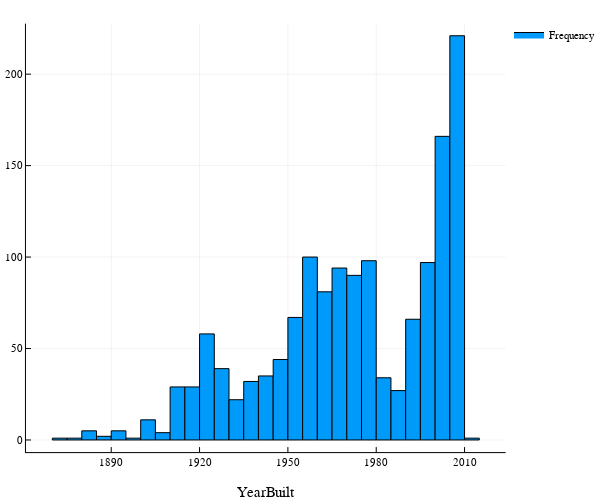

Notebook code for this chart:
### Code cell
Plots.histogram((housing_df[:YearBuilt]),bins=50,xlabel="YearBuilt",labels="Frequency")

### Figure 1 — Plotly figure (JSON) as saved in the notebook; plotly's stock layout.template omitted (floating-point values rounded to 4 significant figures)
{"data": [{"fill": "tozeroy", "fillcolor": "rgba(0, 154, 250, 1.000)", "legendgroup": "Frequency", "line": {"color": "rgba(0, 0, 0, 1.000)", "dash": "solid", "width": 1}, "mode": "lines", "name": "Frequency", "showlegend": true, "type": "scatter", "x": [1870, 1870, 1875, 1875, 1870, 1870], "xaxis": "x1", "y": [1, 0, 0, 1, 1, 1], "yaxis": "y1"}, {"fill": "tozeroy", "fillcolor": "rgba(0, 154, 250, 1.000)", "legendgroup": "Frequency", "line": {"color": "rgba(0, 0, 0, 1.000)", "dash": "solid", "width": 1}, "mode": "lines", "name": "Frequency", "showlegend": false, "type": "scatter", "x": [1875, 1875, 1880, 1880, 1875, 1875], "xaxis": "x1", "y": [1, 0, 0, 1, 1, 1], "yaxis": "y1"}, {"fill": "tozeroy", "fillcolor": "rgba(0, 154, 250, 1.000)", "legendgroup": "Frequency", "line": {"color": "rgba(0, 0, 0, 1.000)", "dash": "solid", "width": 1}, "mode": "lines", "name": "Frequency", "showlegend": false, "type": "scatter", "x": [1880, 1880, 1885, 1885, 1880, 1880], "xaxis": "x1", "y": [5, 0, 0, 5, 5, 5], "yaxis": "y1"}, {"fill": "tozeroy", "fillcolor": "rgba(0, 154, 250, 1.000)", "legendgroup": "Frequency", "line": {"color": "rgba(0, 0, 0, 1.000)", "dash": "solid", "width": 1}, "mode": "lines", "name": "Frequency", "showlegend": false, "type": "scatter", "x": [1885, 1885, 1890, 1890, 1885, 1885], "xaxis": "x1", "y": [2, 0, 0, 2, 2, 2], "yaxis": "y1"}, {"fill": "tozeroy", "fillcolor": "rgba(0, 154, 250, 1.000)", "legendgroup": "Frequency", "line": {"color": "rgba(0, 0, 0, 1.000)", "dash": "solid", "width": 1}, "mode": "lines", "name": "Frequency", "showlegend": false, "type": "scatter", "x": [1890, 1890, 1895, 1895, 1890, 1890], "xaxis": "x1", "y": [5, 0, 0, 5, 5, 5], "yaxis": "y1"}, {"fill": "tozeroy", "fillcolor": "rgba(0, 154, 250, 1.000)", "legendgroup": "Frequency", "line": {"color": "rgba(0, 0, 0, 1.000)", "dash": "solid", "width": 1}, "mode": "lines", "name": "Frequency", "showlegend": false, "type": "scatter", "x": [1895, 1895, 1900, 1900, 1895, 1895], "xaxis": "x1", "y": [1, 0, 0, 1, 1, 1], "yaxis": "y1"}, {"fill": "tozeroy", "fillcolor": "rgba(0, 154, 250, 1.000)", "legendgroup": "Frequency", "line": {"color": "rgba(0, 0, 0, 1.000)", "dash": "solid", "width": 1}, "mode": "lines", "name": "Frequency", "showlegend": false, "type": "scatter", "x": [1900, 1900, 1905, 1905, 1900, 1900], "xaxis": "x1", "y": [11, 0, 0, 11, 11, 11], "yaxis": "y1"}, {"fill": "tozeroy", "fillcolor": "rgba(0, 154, 250, 1.000)", "legendgroup": "Frequency", "line": {"color": "rgba(0, 0, 0, 1.000)", "dash": "solid", "width": 1}, "mode": "lines", "name": "Frequency", "showlegend": false, "type": "scatter", "x": [1905, 1905, 1910, 1910, 1905, 1905], "xaxis": "x1", "y": [4, 0, 0, 4, 4, 4], "yaxis": "y1"}, {"fill": "tozeroy", "fillcolor": "rgba(0, 154, 250, 1.000)", "legendgroup": "Frequency", "line": {"color": "rgba(0, 0, 0, 1.000)", "dash": "solid", "width": 1}, "mode": "lines", "name": "Frequency", "showlegend": false, "type": "scatter", "x": [1910, 1910, 1915, 1915, 1910, 1910], "xaxis": "x1", "y": [29, 0, 0, 29, 29, 29], "yaxis": "y1"}, {"fill": "tozeroy", "fillcolor": "rgba(0, 154, 250, 1.000)", "legendgroup": "Frequency", "line": {"color": "rgba(0, 0, 0, 1.000)", "dash": "solid", "width": 1}, "mode": "lines", "name": "Frequency", "showlegend": false, "type": "scatter", "x": [1915, 1915, 1920, 1920, 1915, 1915], "xaxis": "x1", "y": [29, 0, 0, 29, 29, 29], "yaxis": "y1"}, {"fill": "tozeroy", "fillcolor": "rgba(0, 154, 250, 1.000)", "legendgroup": "Frequency", "line": {"color": "rgba(0, 0, 0, 1.000)", "dash": "solid", "width": 1}, "mode": "lines", "name": "Frequency", "showlegend": false, "type": "scatter", "x": [1920, 1920, 1925, 1925, 1920, 1920], "xaxis": "x1", "y": [58, 0, 0, 58, 58, 58], "yaxis": "y1"}, {"fill": "tozeroy", "fillcolor": "rgba(0, 154, 250, 1.000)", "legendgroup": "Frequency", "line": {"color": "rgba(0, 0, 0, 1.000)", "dash": "solid", "width": 1}, "mode": "lines", "name": "Frequency", "showlegend": false, "type": "scatter", "x": [1925, 1925, 1930, 1930, 1925, 1925], "xaxis": "x1", "y": [39, 0, 0, 39, 39, 39], "yaxis": "y1"}, {"fill": "tozeroy", "fillcolor": "rgba(0, 154, 250, 1.000)", "legendgroup": "Frequency", "line": {"color": "rgba(0, 0, 0, 1.000)", "dash": "solid", "width": 1}, "mode": "lines", "name": "Frequency", "showlegend": false, "type": "scatter", "x": [1930, 1930, 1935, 1935, 1930, 1930], "xaxis": "x1", "y": [22, 0, 0, 22, 22, 22], "yaxis": "y1"}, {"fill": "tozeroy", "fillcolor": "rgba(0, 154, 250, 1.000)", "legendgroup": "Frequency", "line": {"color": "rgba(0, 0, 0, 1.000)", "dash": "solid", "width": 1}, "mode": "lines", "name": "Frequency", "showlegend": false, "type": "scatter", "x": [1935, 1935, 1940, 1940, 1935, 1935], "xaxis": "x1", "y": [32, 0, 0, 32, 32, 32], "yaxis": "y1"}, {"fill": "tozeroy", "fillcolor": "rgba(0, 154, 250, 1.000)", "legendgroup": "Frequency", "line": {"color": "rgba(0, 0, 0, 1.000)", "dash": "solid", "width": 1}, "mode": "lines", "name": "Frequency", "showlegend": false, "type": "scatter", "x": [1940, 1940, 1945, 1945, 1940, 1940], "xaxis": "x1", "y": [35, 0, 0, 35, 35, 35], "yaxis": "y1"}, {"fill": "tozeroy", "fillcolor": "rgba(0, 154, 250, 1.000)", "legendgroup": "Frequency", "line": {"color": "rgba(0, 0, 0, 1.000)", "dash": "solid", "width": 1}, "mode": "lines", "name": "Frequency", "showlegend": false, "type": "scatter", "x": [1945, 1945, 1950, 1950, 1945, 1945], "xaxis": "x1", "y": [44, 0, 0, 44, 44, 44], "yaxis": "y1"}, {"fill": "tozeroy", "fillcolor": "rgba(0, 154, 250, 1.000)", "legendgroup": "Frequency", "line": {"color": "rgba(0, 0, 0, 1.000)", "dash": "solid", "width": 1}, "mode": "lines", "name": "Frequency", "showlegend": false, "type": "scatter", "x": [1950, 1950, 1955, 1955, 1950, 1950], "xaxis": "x1", "y": [67, 0, 0, 67, 67, 67], "yaxis": "y1"}, {"fill": "tozeroy", "fillcolor": "rgba(0, 154, 250, 1.000)", "legendgroup": "Frequency", "line": {"color": "rgba(0, 0, 0, 1.000)", "dash": "solid", "width": 1}, "mode": "lines", "name": "Frequency", "showlegend": false, "type": "scatter", "x": [1955, 1955, 1960, 1960, 1955, 1955], "xaxis": "x1", "y": [100, 0, 0, 100, 100, 100], "yaxis": "y1"}, {"fill": "tozeroy", "fillcolor": "rgba(0, 154, 250, 1.000)", "legendgroup": "Frequency", "line": {"color": "rgba(0, 0, 0, 1.000)", "dash": "solid", "width": 1}, "mode": "lines", "name": "Frequency", "showlegend": false, "type": "scatter", "x": [1960, 1960, 1965, 1965, 1960, 1960], "xaxis": "x1", "y": [81, 0, 0, 81, 81, 81], "yaxis": "y1"}, {"fill": "tozeroy", "fillcolor": "rgba(0, 154, 250, 1.000)", "legendgroup": "Frequency", "line": {"color": "rgba(0, 0, 0, 1.000)", "dash": "solid", "width": 1}, "mode": "lines", "name": "Frequency", "showlegend": false, "type": "scatter", "x": [1965, 1965, 1970, 1970, 1965, 1965], "xaxis": "x1", "y": [94, 0, 0, 94, 94, 94], "yaxis": "y1"}, {"fill": "tozeroy", "fillcolor": "rgba(0, 154, 250, 1.000)", "legendgroup": "Frequency", "line": {"color": "rgba(0, 0, 0, 1.000)", "dash": "solid", "width": 1}, "mode": "lines", "name": "Frequency", "showlegend": false, "type": "scatter", "x": [1970, 1970, 1975, 1975, 1970, 1970], "xaxis": "x1", "y": [90, 0, 0, 90, 90, 90], "yaxis": "y1"}, {"fill": "tozeroy", "fillcolor": "rgba(0, 154, 250, 1.000)", "legendgroup": "Frequency", "line": {"color": "rgba(0, 0, 0, 1.000)", "dash": "solid", "width": 1}, "mode": "lines", "name": "Frequency", "showlegend": false, "type": "scatter", "x": [1975, 1975, 1980, 1980, 1975, 1975], "xaxis": "x1", "y": [98, 0, 0, 98, 98, 98], "yaxis": "y1"}, {"fill": "tozeroy", "fillcolor": "rgba(0, 154, 250, 1.000)", "legendgroup": "Frequency", "line": {"color": "rgba(0, 0, 0, 1.000)", "dash": "solid", "width": 1}, "mode": "lines", "name": "Frequency", "showlegend": false, "type": "scatter", "x": [1980, 1980, 1985, 1985, 1980, 1980], "xaxis": "x1", "y": [34, 0, 0, 34, 34, 34], "yaxis": "y1"}, {"fill": "tozeroy", "fillcolor": "rgba(0, 154, 250, 1.000)", "legendgroup": "Frequency", "line": {"color": "rgba(0, 0, 0, 1.000)", "dash": "solid", "width": 1}, "mode": "lines", "name": "Frequency", "showlegend": false, "type": "scatter", "x": [1985, 1985, 1990, 1990, 1985, 1985], "xaxis": "x1", "y": [27, 0, 0, 27, 27, 27], "yaxis": "y1"}, {"fill": "tozeroy", "fillcolor": "rgba(0, 154, 250, 1.000)", "legendgroup": "Frequency", "line": {"color": "rgba(0, 0, 0, 1.000)", "dash": "solid", "width": 1}, "mode": "lines", "name": "Frequency", "showlegend": false, "type": "scatter", "x": [1990, 1990, 1995, 1995, 1990, 1990], "xaxis": "x1", "y": [66, 0, 0, 66, 66, 66], "yaxis": "y1"}, {"fill": "tozeroy", "fillcolor": "rgba(0, 154, 250, 1.000)", "legendgroup": "Frequency", "line": {"color": "rgba(0, 0, 0, 1.000)", "dash": "solid", "width": 1}, "mode": "lines", "name": "Frequency", "showlegend": false, "type": "scatter", "x": [1995, 1995, 2000, 2000, 1995, 1995], "xaxis": "x1", "y": [97, 0, 0, 97, 97, 97], "yaxis": "y1"}, {"fill": "tozeroy", "fillcolor": "rgba(0, 154, 250, 1.000)", "legendgroup": "Frequency", "line": {"color": "rgba(0, 0, 0, 1.000)", "dash": "solid", "width": 1}, "mode": "lines", "name": "Frequency", "showlegend": false, "type": "scatter", "x": [2000, 2000, 2005, 2005, 2000, 2000], "xaxis": "x1", "y": [166, 0, 0, 166, 166, 166], "yaxis": "y1"}, {"fill": "tozeroy", "fillcolor": "rgba(0, 154, 250, 1.000)", "legendgroup": "Frequency", "line": {"color": "rgba(0, 0, 0, 1.000)", "dash": "solid", "width": 1}, "mode": "lines", "name": "Frequency", "showlegend": false, "type": "scatter", "x": [2005, 2005, 2010, 2010, 2005, 2005], "xaxis": "x1", "y": [221, 0, 0, 221, 221, 221], "yaxis": "y1"}, {"fill": "tozeroy", "fillcolor": "rgba(0, 154, 250, 1.000)", "legendgroup": "Frequency", "line": {"color": "rgba(0, 0, 0, 1.000)", "dash": "solid", "width": 1}, "mode": "lines", "name": "Frequency", "showlegend": false, "type": "scatter", "x": [2010, 2010, 2015, 2015, 2010, 2010], "xaxis": "x1", "y": [1, 0, 0, 1, 1, 1], "yaxis": "y1"}], "layout": {"annotations": [], "height": 500, "legend": {"bgcolor": "rgba(255, 255, 255, 1.000)", "bordercolor": "rgba(0, 0, 0, 1.000)", "font": {"color": "rgba(0, 0, 0, 1.000)", "family": "sans-serif", "size": 11}, "tracegroupgap": 0, "x": 1, "y": 1}, "margin": {"b": 20, "l": 0, "r": 0, "t": 20}, "paper_bgcolor": "rgba(255, 255, 255, 1.000)", "plot_bgcolor": "rgba(255, 255, 255, 1.000)", "showlegend": true, "width": 600, "xaxis": {"anchor": "y1", "domain": [0.05101, 0.9934], "gridcolor": "rgba(0, 0, 0, 0.100)", "gridwidth": 0.5, "linecolor": "rgba(0, 0, 0, 1.000)", "mirror": false, "range": [1861.0, 2024.0], "showgrid": true, "showline": true, "showticklabels": true, "tickangle": 0, "tickcolor": "rgb(0, 0, 0)", "tickfont": {"color": "rgba(0, 0, 0, 1.000)", "family": "sans-serif", "size": 11}, "tickmode": "array", "ticks": "inside", "ticktext": ["1890", "1920", "1950", "1980", "2010"], "tickvals": [1890, 1920, 1950, 1980, 2010], "title": "YearBuilt", "titlefont": {"color": "rgba(0, 0, 0, 1.000)", "family": "sans-serif", "size": 15}, "type": "-", "visible": true, "zeroline": false, "zerolinecolor": "rgba(0, 0, 0, 1.000)"}, "yaxis": {"anchor": "x1", "domain": [0.06065, 0.9921], "gridcolor": "rgba(0, 0, 0, 0.100)", "gridwidth": 0.5, "linecolor": "rgba(0, 0, 0, 1.000)", "mirror": false, "range": [-6.63, 227.6], "showgrid": true, "showline": true, "showticklabels": true, "tickangle": 0, "tickcolor": "rgb(0, 0, 0)", "tickfont": {"color": "rgba(0, 0, 0, 1.000)", "family": "sans-serif", "size": 11}, "tickmode": "array", "ticks": "inside", "ticktext": ["0", "50", "100", "150", "200"], "tickvals": [0, 50, 100, 150, 200], "title": "", "titlefont": {"color": "rgba(0, 0, 0, 1.000)", "family": "sans-serif", "size": 15}, "type": "-", "visible": true, "zeroline": false, "zerolinecolor": "rgba(0, 0, 0, 1.000)"}}}
